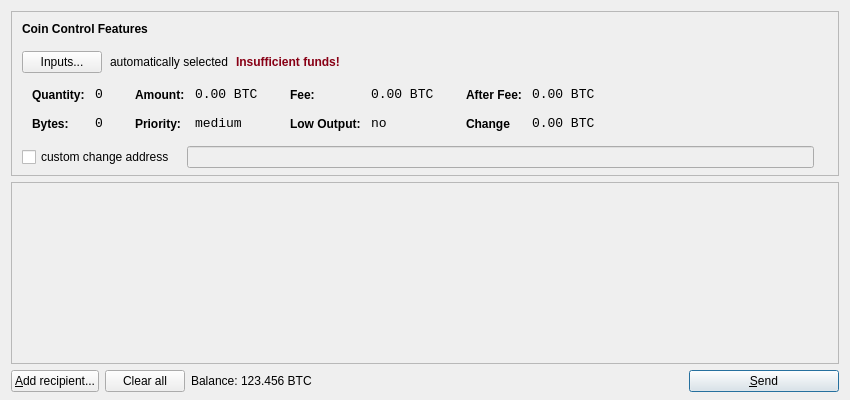
<?xml version="1.0" encoding="UTF-8"?>
<ui version="4.0">
 <class>SendCoinsDialog</class>
 <widget class="QDialog" name="SendCoinsDialog">
  <property name="geometry">
   <rect>
    <x>0</x>
    <y>0</y>
    <width>850</width>
    <height>400</height>
   </rect>
  </property>
  <property name="windowTitle">
   <string>Send Coins</string>
  </property>
  <layout class="QVBoxLayout" name="verticalLayout" stretch="0,1,0">
   <property name="bottomMargin">
    <number>8</number>
   </property>
   <item>
    <widget class="QFrame" name="frameCoinControl">
     <property name="sizePolicy">
      <sizepolicy hsizetype="Expanding" vsizetype="Expanding">
       <horstretch>0</horstretch>
       <verstretch>0</verstretch>
      </sizepolicy>
     </property>
     <property name="maximumSize">
      <size>
       <width>16777215</width>
       <height>16777215</height>
      </size>
     </property>
     <property name="frameShape">
      <enum>QFrame::StyledPanel</enum>
     </property>
     <property name="frameShadow">
      <enum>QFrame::Sunken</enum>
     </property>
     <layout class="QVBoxLayout" name="verticalLayoutCoinControl2">
      <property name="spacing">
       <number>6</number>
      </property>
      <property name="leftMargin">
       <number>0</number>
      </property>
      <property name="topMargin">
       <number>0</number>
      </property>
      <property name="rightMargin">
       <number>0</number>
      </property>
      <property name="bottomMargin">
       <number>6</number>
      </property>
      <item>
       <layout class="QVBoxLayout" name="verticalLayoutCoinControl" stretch="0,0,0,0,1">
        <property name="spacing">
         <number>0</number>
        </property>
        <property name="leftMargin">
         <number>10</number>
        </property>
        <property name="topMargin">
         <number>10</number>
        </property>
        <item>
         <layout class="QHBoxLayout" name="horizontalLayoutCoinControl1">
          <property name="bottomMargin">
           <number>15</number>
          </property>
          <item>
           <widget class="QLabel" name="labelCoinControlFeatures">
            <property name="sizePolicy">
             <sizepolicy hsizetype="Preferred" vsizetype="Maximum">
              <horstretch>0</horstretch>
              <verstretch>0</verstretch>
             </sizepolicy>
            </property>
            <property name="font">
             <font>
              <weight>75</weight>
              <bold>true</bold>
             </font>
            </property>
            <property name="styleSheet">
             <string notr="true">font-weight:bold;</string>
            </property>
            <property name="text">
             <string>Coin Control Features</string>
            </property>
           </widget>
          </item>
         </layout>
        </item>
        <item>
         <layout class="QHBoxLayout" name="horizontalLayoutCoinControl2" stretch="0,0,0,0">
          <property name="spacing">
           <number>8</number>
          </property>
          <property name="bottomMargin">
           <number>10</number>
          </property>
          <item>
           <widget class="QPushButton" name="pushButtonCoinControl">
            <property name="styleSheet">
             <string notr="true"/>
            </property>
            <property name="text">
             <string>Inputs...</string>
            </property>
           </widget>
          </item>
          <item>
           <widget class="QLabel" name="labelCoinControlAutomaticallySelected">
            <property name="text">
             <string>automatically selected</string>
            </property>
            <property name="margin">
             <number>5</number>
            </property>
           </widget>
          </item>
          <item>
           <widget class="QLabel" name="labelCoinControlInsuffFunds">
            <property name="font">
             <font>
              <weight>75</weight>
              <bold>true</bold>
             </font>
            </property>
            <property name="styleSheet">
             <string notr="true">color:#880015;</string>
            </property>
            <property name="text">
             <string>Insufficient funds!</string>
            </property>
            <property name="margin">
             <number>5</number>
            </property>
           </widget>
          </item>
          <item>
           <spacer name="horizontalSpacerCoinControl">
            <property name="orientation">
             <enum>Qt::Horizontal</enum>
            </property>
            <property name="sizeHint" stdset="0">
             <size>
              <width>40</width>
              <height>1</height>
             </size>
            </property>
           </spacer>
          </item>
         </layout>
        </item>
        <item>
         <widget class="QWidget" name="widgetCoinControl" native="true">
          <property name="sizePolicy">
           <sizepolicy hsizetype="Preferred" vsizetype="Preferred">
            <horstretch>0</horstretch>
            <verstretch>0</verstretch>
           </sizepolicy>
          </property>
          <property name="minimumSize">
           <size>
            <width>0</width>
            <height>0</height>
           </size>
          </property>
          <property name="styleSheet">
           <string notr="true"/>
          </property>
          <layout class="QHBoxLayout" name="horizontalLayoutCoinControl5">
           <property name="leftMargin">
            <number>0</number>
           </property>
           <property name="topMargin">
            <number>0</number>
           </property>
           <property name="rightMargin">
            <number>0</number>
           </property>
           <property name="bottomMargin">
            <number>0</number>
           </property>
           <item>
            <layout class="QHBoxLayout" name="horizontalLayoutCoinControl3" stretch="0,0,0,1">
             <property name="spacing">
              <number>20</number>
             </property>
             <property name="topMargin">
              <number>0</number>
             </property>
             <property name="bottomMargin">
              <number>10</number>
             </property>
             <item>
              <layout class="QFormLayout" name="formLayoutCoinControl1">
               <property name="horizontalSpacing">
                <number>10</number>
               </property>
               <property name="verticalSpacing">
                <number>14</number>
               </property>
               <property name="leftMargin">
                <number>10</number>
               </property>
               <property name="topMargin">
                <number>4</number>
               </property>
               <property name="rightMargin">
                <number>6</number>
               </property>
               <item row="0" column="0">
                <widget class="QLabel" name="labelCoinControlQuantityText">
                 <property name="styleSheet">
                  <string notr="true">font-weight:bold;</string>
                 </property>
                 <property name="text">
                  <string>Quantity:</string>
                 </property>
                 <property name="margin">
                  <number>0</number>
                 </property>
                </widget>
               </item>
               <item row="0" column="1">
                <widget class="QLabel" name="labelCoinControlQuantity">
                 <property name="font">
                  <font>
                   <family>Monospace</family>
                   <pointsize>10</pointsize>
                  </font>
                 </property>
                 <property name="cursor">
                  <cursorShape>IBeamCursor</cursorShape>
                 </property>
                 <property name="contextMenuPolicy">
                  <enum>Qt::ActionsContextMenu</enum>
                 </property>
                 <property name="text">
                  <string>0</string>
                 </property>
                 <property name="margin">
                  <number>0</number>
                 </property>
                 <property name="textInteractionFlags">
                  <set>Qt::LinksAccessibleByMouse|Qt::TextSelectableByKeyboard|Qt::TextSelectableByMouse</set>
                 </property>
                </widget>
               </item>
               <item row="1" column="0">
                <widget class="QLabel" name="labelCoinControlBytesText">
                 <property name="styleSheet">
                  <string notr="true">font-weight:bold;</string>
                 </property>
                 <property name="text">
                  <string>Bytes:</string>
                 </property>
                </widget>
               </item>
               <item row="1" column="1">
                <widget class="QLabel" name="labelCoinControlBytes">
                 <property name="font">
                  <font>
                   <family>Monospace</family>
                   <pointsize>10</pointsize>
                  </font>
                 </property>
                 <property name="cursor">
                  <cursorShape>IBeamCursor</cursorShape>
                 </property>
                 <property name="contextMenuPolicy">
                  <enum>Qt::ActionsContextMenu</enum>
                 </property>
                 <property name="text">
                  <string>0</string>
                 </property>
                 <property name="textInteractionFlags">
                  <set>Qt::LinksAccessibleByMouse|Qt::TextSelectableByKeyboard|Qt::TextSelectableByMouse</set>
                 </property>
                </widget>
               </item>
              </layout>
             </item>
             <item>
              <layout class="QFormLayout" name="formLayoutCoinControl2">
               <property name="horizontalSpacing">
                <number>10</number>
               </property>
               <property name="verticalSpacing">
                <number>14</number>
               </property>
               <property name="leftMargin">
                <number>6</number>
               </property>
               <property name="topMargin">
                <number>4</number>
               </property>
               <property name="rightMargin">
                <number>6</number>
               </property>
               <item row="0" column="0">
                <widget class="QLabel" name="labelCoinControlAmountText">
                 <property name="styleSheet">
                  <string notr="true">font-weight:bold;</string>
                 </property>
                 <property name="text">
                  <string>Amount:</string>
                 </property>
                 <property name="margin">
                  <number>0</number>
                 </property>
                </widget>
               </item>
               <item row="0" column="1">
                <widget class="QLabel" name="labelCoinControlAmount">
                 <property name="font">
                  <font>
                   <family>Monospace</family>
                   <pointsize>10</pointsize>
                  </font>
                 </property>
                 <property name="cursor">
                  <cursorShape>IBeamCursor</cursorShape>
                 </property>
                 <property name="contextMenuPolicy">
                  <enum>Qt::ActionsContextMenu</enum>
                 </property>
                 <property name="text">
                  <string>0.00 BTC</string>
                 </property>
                 <property name="textInteractionFlags">
                  <set>Qt::LinksAccessibleByMouse|Qt::TextSelectableByKeyboard|Qt::TextSelectableByMouse</set>
                 </property>
                </widget>
               </item>
               <item row="1" column="0">
                <widget class="QLabel" name="labelCoinControlPriorityText">
                 <property name="styleSheet">
                  <string notr="true">font-weight:bold;</string>
                 </property>
                 <property name="text">
                  <string>Priority:</string>
                 </property>
                </widget>
               </item>
               <item row="1" column="1">
                <widget class="QLabel" name="labelCoinControlPriority">
                 <property name="font">
                  <font>
                   <family>Monospace</family>
                   <pointsize>10</pointsize>
                  </font>
                 </property>
                 <property name="cursor">
                  <cursorShape>IBeamCursor</cursorShape>
                 </property>
                 <property name="contextMenuPolicy">
                  <enum>Qt::ActionsContextMenu</enum>
                 </property>
                 <property name="text">
                  <string>medium</string>
                 </property>
                 <property name="textInteractionFlags">
                  <set>Qt::LinksAccessibleByMouse|Qt::TextSelectableByKeyboard|Qt::TextSelectableByMouse</set>
                 </property>
                </widget>
               </item>
              </layout>
             </item>
             <item>
              <layout class="QFormLayout" name="formLayoutCoinControl3">
               <property name="horizontalSpacing">
                <number>10</number>
               </property>
               <property name="verticalSpacing">
                <number>14</number>
               </property>
               <property name="leftMargin">
                <number>6</number>
               </property>
               <property name="topMargin">
                <number>4</number>
               </property>
               <property name="rightMargin">
                <number>6</number>
               </property>
               <item row="0" column="0">
                <widget class="QLabel" name="labelCoinControlFeeText">
                 <property name="styleSheet">
                  <string notr="true">font-weight:bold;</string>
                 </property>
                 <property name="text">
                  <string>Fee:</string>
                 </property>
                 <property name="margin">
                  <number>0</number>
                 </property>
                </widget>
               </item>
               <item row="0" column="1">
                <widget class="QLabel" name="labelCoinControlFee">
                 <property name="font">
                  <font>
                   <family>Monospace</family>
                   <pointsize>10</pointsize>
                  </font>
                 </property>
                 <property name="cursor">
                  <cursorShape>IBeamCursor</cursorShape>
                 </property>
                 <property name="contextMenuPolicy">
                  <enum>Qt::ActionsContextMenu</enum>
                 </property>
                 <property name="text">
                  <string>0.00 BTC</string>
                 </property>
                 <property name="textInteractionFlags">
                  <set>Qt::LinksAccessibleByMouse|Qt::TextSelectableByKeyboard|Qt::TextSelectableByMouse</set>
                 </property>
                </widget>
               </item>
               <item row="1" column="0">
                <widget class="QLabel" name="labelCoinControlLowOutputText">
                 <property name="styleSheet">
                  <string notr="true">font-weight:bold;</string>
                 </property>
                 <property name="text">
                  <string>Low Output:</string>
                 </property>
                </widget>
               </item>
               <item row="1" column="1">
                <widget class="QLabel" name="labelCoinControlLowOutput">
                 <property name="font">
                  <font>
                   <family>Monospace</family>
                   <pointsize>10</pointsize>
                  </font>
                 </property>
                 <property name="cursor">
                  <cursorShape>IBeamCursor</cursorShape>
                 </property>
                 <property name="contextMenuPolicy">
                  <enum>Qt::ActionsContextMenu</enum>
                 </property>
                 <property name="text">
                  <string>no</string>
                 </property>
                 <property name="textInteractionFlags">
                  <set>Qt::LinksAccessibleByMouse|Qt::TextSelectableByKeyboard|Qt::TextSelectableByMouse</set>
                 </property>
                </widget>
               </item>
              </layout>
             </item>
             <item>
              <layout class="QFormLayout" name="formLayoutCoinControl4">
               <property name="horizontalSpacing">
                <number>10</number>
               </property>
               <property name="verticalSpacing">
                <number>14</number>
               </property>
               <property name="leftMargin">
                <number>6</number>
               </property>
               <property name="topMargin">
                <number>4</number>
               </property>
               <property name="rightMargin">
                <number>6</number>
               </property>
               <item row="0" column="0">
                <widget class="QLabel" name="labelCoinControlAfterFeeText">
                 <property name="styleSheet">
                  <string notr="true">font-weight:bold;</string>
                 </property>
                 <property name="text">
                  <string>After Fee:</string>
                 </property>
                 <property name="margin">
                  <number>0</number>
                 </property>
                </widget>
               </item>
               <item row="0" column="1">
                <widget class="QLabel" name="labelCoinControlAfterFee">
                 <property name="font">
                  <font>
                   <family>Monospace</family>
                   <pointsize>10</pointsize>
                  </font>
                 </property>
                 <property name="cursor">
                  <cursorShape>IBeamCursor</cursorShape>
                 </property>
                 <property name="contextMenuPolicy">
                  <enum>Qt::ActionsContextMenu</enum>
                 </property>
                 <property name="text">
                  <string>0.00 BTC</string>
                 </property>
                 <property name="textInteractionFlags">
                  <set>Qt::LinksAccessibleByMouse|Qt::TextSelectableByKeyboard|Qt::TextSelectableByMouse</set>
                 </property>
                </widget>
               </item>
               <item row="1" column="0">
                <widget class="QLabel" name="labelCoinControlChangeText">
                 <property name="styleSheet">
                  <string notr="true">font-weight:bold;</string>
                 </property>
                 <property name="text">
                  <string>Change</string>
                 </property>
                </widget>
               </item>
               <item row="1" column="1">
                <widget class="QLabel" name="labelCoinControlChange">
                 <property name="font">
                  <font>
                   <family>Monospace</family>
                   <pointsize>10</pointsize>
                  </font>
                 </property>
                 <property name="cursor">
                  <cursorShape>IBeamCursor</cursorShape>
                 </property>
                 <property name="contextMenuPolicy">
                  <enum>Qt::ActionsContextMenu</enum>
                 </property>
                 <property name="text">
                  <string>0.00 BTC</string>
                 </property>
                 <property name="textInteractionFlags">
                  <set>Qt::LinksAccessibleByMouse|Qt::TextSelectableByKeyboard|Qt::TextSelectableByMouse</set>
                 </property>
                </widget>
               </item>
              </layout>
             </item>
            </layout>
           </item>
          </layout>
         </widget>
        </item>
        <item>
         <layout class="QHBoxLayout" name="horizontalLayoutCoinControl4" stretch="0,0,0">
          <property name="spacing">
           <number>12</number>
          </property>
          <property name="sizeConstraint">
           <enum>QLayout::SetDefaultConstraint</enum>
          </property>
          <property name="topMargin">
           <number>5</number>
          </property>
          <property name="rightMargin">
           <number>5</number>
          </property>
          <item>
           <widget class="QCheckBox" name="checkBoxCoinControlChange">
            <property name="text">
             <string>custom change address</string>
            </property>
           </widget>
          </item>
          <item>
           <widget class="QLineEdit" name="lineEditCoinControlChange">
            <property name="enabled">
             <bool>false</bool>
            </property>
            <property name="sizePolicy">
             <sizepolicy hsizetype="Expanding" vsizetype="Fixed">
              <horstretch>0</horstretch>
              <verstretch>0</verstretch>
             </sizepolicy>
            </property>
           </widget>
          </item>
          <item>
           <widget class="QLabel" name="labelCoinControlChangeLabel">
            <property name="sizePolicy">
             <sizepolicy hsizetype="Preferred" vsizetype="Expanding">
              <horstretch>0</horstretch>
              <verstretch>0</verstretch>
             </sizepolicy>
            </property>
            <property name="minimumSize">
             <size>
              <width>0</width>
              <height>0</height>
             </size>
            </property>
            <property name="text">
             <string/>
            </property>
            <property name="margin">
             <number>3</number>
            </property>
           </widget>
          </item>
         </layout>
        </item>
        <item>
         <spacer name="verticalSpacerCoinControl">
          <property name="orientation">
           <enum>Qt::Vertical</enum>
          </property>
          <property name="sizeHint" stdset="0">
           <size>
            <width>800</width>
            <height>1</height>
           </size>
          </property>
         </spacer>
        </item>
       </layout>
      </item>
     </layout>
    </widget>
   </item>
   <item>
    <widget class="QScrollArea" name="scrollArea">
     <property name="widgetResizable">
      <bool>true</bool>
     </property>
     <widget class="QWidget" name="scrollAreaWidgetContents">
      <property name="geometry">
       <rect>
        <x>0</x>
        <y>0</y>
        <width>830</width>
        <height>122</height>
       </rect>
      </property>
      <layout class="QVBoxLayout" name="verticalLayout_2">
       <property name="leftMargin">
        <number>0</number>
       </property>
       <property name="topMargin">
        <number>0</number>
       </property>
       <property name="rightMargin">
        <number>0</number>
       </property>
       <property name="bottomMargin">
        <number>0</number>
       </property>
       <item>
        <layout class="QVBoxLayout" name="entries">
         <property name="spacing">
          <number>6</number>
         </property>
        </layout>
       </item>
       <item>
        <spacer name="verticalSpacer">
         <property name="orientation">
          <enum>Qt::Vertical</enum>
         </property>
         <property name="sizeHint" stdset="0">
          <size>
           <width>20</width>
           <height>40</height>
          </size>
         </property>
        </spacer>
       </item>
      </layout>
     </widget>
    </widget>
   </item>
   <item>
    <layout class="QHBoxLayout" name="horizontalLayout">
     <item>
      <widget class="QPushButton" name="addButton">
       <property name="toolTip">
        <string>Send to multiple recipients at once</string>
       </property>
       <property name="text">
        <string>&amp;Add recipient...</string>
       </property>
       <property name="icon">
        <iconset resource="../bitcoin.qrc">
         <normaloff>:/icons/add</normaloff>:/icons/add</iconset>
       </property>
      </widget>
     </item>
     <item>
      <widget class="QPushButton" name="clearButton">
       <property name="sizePolicy">
        <sizepolicy hsizetype="Minimum" vsizetype="Fixed">
         <horstretch>0</horstretch>
         <verstretch>0</verstretch>
        </sizepolicy>
       </property>
       <property name="toolTip">
        <string>Remove all transaction fields</string>
       </property>
       <property name="text">
        <string>Clear all</string>
       </property>
       <property name="icon">
        <iconset resource="../bitcoin.qrc">
         <normaloff>:/icons/remove</normaloff>:/icons/remove</iconset>
       </property>
       <property name="autoRepeatDelay">
        <number>300</number>
       </property>
      </widget>
     </item>
     <item>
      <layout class="QHBoxLayout" name="horizontalLayout_2">
       <property name="spacing">
        <number>3</number>
       </property>
       <item>
        <widget class="QLabel" name="label">
         <property name="text">
          <string>Balance:</string>
         </property>
        </widget>
       </item>
       <item>
        <widget class="QLabel" name="labelBalance">
         <property name="text">
          <string>123.456 BTC</string>
         </property>
         <property name="textInteractionFlags">
          <set>Qt::LinksAccessibleByMouse|Qt::TextSelectableByKeyboard|Qt::TextSelectableByMouse</set>
         </property>
        </widget>
       </item>
      </layout>
     </item>
     <item>
      <spacer name="horizontalSpacer">
       <property name="orientation">
        <enum>Qt::Horizontal</enum>
       </property>
       <property name="sizeHint" stdset="0">
        <size>
         <width>40</width>
         <height>20</height>
        </size>
       </property>
      </spacer>
     </item>
     <item>
      <widget class="QPushButton" name="sendButton">
       <property name="minimumSize">
        <size>
         <width>150</width>
         <height>0</height>
        </size>
       </property>
       <property name="toolTip">
        <string>Confirm the send action</string>
       </property>
       <property name="text">
        <string>&amp;Send</string>
       </property>
       <property name="icon">
        <iconset resource="../bitcoin.qrc">
         <normaloff>:/icons/send</normaloff>:/icons/send</iconset>
       </property>
       <property name="default">
        <bool>true</bool>
       </property>
      </widget>
     </item>
    </layout>
   </item>
  </layout>
 </widget>
 <resources>
  <include location="../bitcoin.qrc"/>
 </resources>
 <connections/>
</ui>
